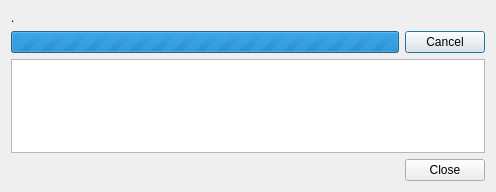
<?xml version="1.0" encoding="UTF-8"?>
<ui version="4.0">
 <class>ProgressDialog</class>
 <widget class="QDialog" name="ProgressDialog">
  <property name="geometry">
   <rect>
    <x>0</x>
    <y>0</y>
    <width>496</width>
    <height>192</height>
   </rect>
  </property>
  <property name="windowTitle">
   <string>Dialog</string>
  </property>
  <layout class="QVBoxLayout" name="verticalLayout">
   <item>
    <widget class="QLabel" name="label">
     <property name="sizePolicy">
      <sizepolicy hsizetype="Preferred" vsizetype="Maximum">
       <horstretch>0</horstretch>
       <verstretch>0</verstretch>
      </sizepolicy>
     </property>
     <property name="text">
      <string>.</string>
     </property>
    </widget>
   </item>
   <item>
    <layout class="QHBoxLayout" name="horizontalLayout_2">
     <item>
      <widget class="QProgressBar" name="progressBar">
       <property name="maximum">
        <number>0</number>
       </property>
       <property name="value">
        <number>-1</number>
       </property>
      </widget>
     </item>
     <item>
      <widget class="QPushButton" name="buttonCancel">
       <property name="text">
        <string>Cancel</string>
       </property>
       <property name="default">
        <bool>true</bool>
       </property>
      </widget>
     </item>
    </layout>
   </item>
   <item>
    <widget class="QWidget" name="widgetDetails" native="true">
     <layout class="QVBoxLayout" name="verticalLayout_2">
      <property name="margin">
       <number>0</number>
      </property>
      <item>
       <widget class="QListWidget" name="listWidget"/>
      </item>
      <item>
       <layout class="QHBoxLayout" name="horizontalLayout">
        <item>
         <spacer name="horizontalSpacer">
          <property name="orientation">
           <enum>Qt::Horizontal</enum>
          </property>
          <property name="sizeHint" stdset="0">
           <size>
            <width>0</width>
            <height>0</height>
           </size>
          </property>
         </spacer>
        </item>
        <item>
         <widget class="QPushButton" name="buttonClose">
          <property name="text">
           <string>Close</string>
          </property>
         </widget>
        </item>
       </layout>
      </item>
     </layout>
    </widget>
   </item>
  </layout>
 </widget>
 <resources/>
 <connections>
  <connection>
   <sender>buttonCancel</sender>
   <signal>clicked()</signal>
   <receiver>ProgressDialog</receiver>
   <slot>onCancel()</slot>
   <hints>
    <hint type="sourcelabel">
     <x>463</x>
     <y>40</y>
    </hint>
    <hint type="destinationlabel">
     <x>490</x>
     <y>26</y>
    </hint>
   </hints>
  </connection>
  <connection>
   <sender>buttonClose</sender>
   <signal>clicked()</signal>
   <receiver>ProgressDialog</receiver>
   <slot>onClose()</slot>
   <hints>
    <hint type="sourcelabel">
     <x>424</x>
     <y>166</y>
    </hint>
    <hint type="destinationlabel">
     <x>425</x>
     <y>186</y>
    </hint>
   </hints>
  </connection>
 </connections>
 <slots>
  <slot>onCancel()</slot>
  <slot>onClose()</slot>
 </slots>
</ui>
